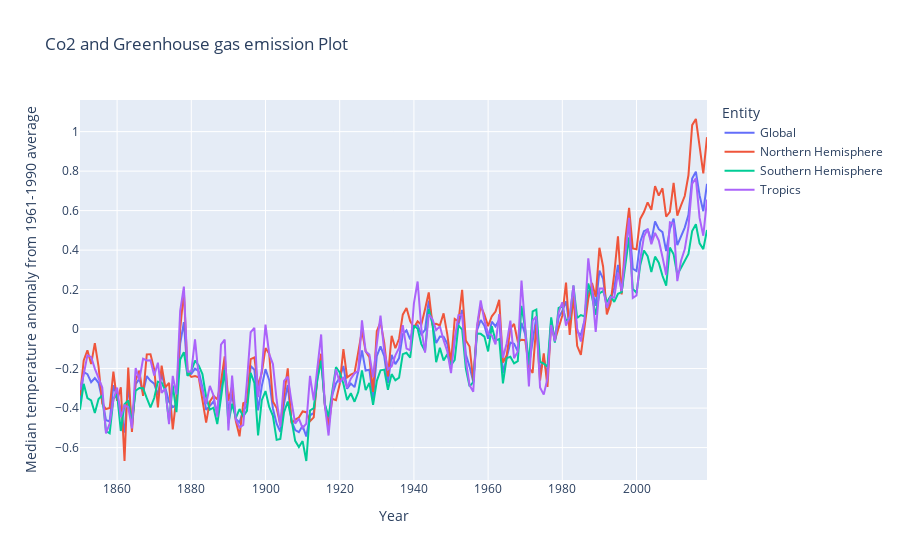

The code cell stored with this chart in its notebook:
### Code cell
co2 = pd.read_csv("temperature-anomaly.csv")
co2 = px.line(co2, x='Year', y="Median temperature anomaly from 1961-1990 average", color='Entity', title="Co2 and Greenhouse gas emission Plot" )
co2.show()

### Figure 1 — Plotly figure (JSON) as saved in the notebook; plotly's stock layout.template omitted (floating-point values rounded to 4 significant figures; data arrays with more than 128 entries replaced by an {"elided": "..."} marker saying what was removed)
{"data": [{"hovertemplate": "Entity=Global<br>Year=%{x}<br>Median temperature anomaly from 1961-1990 average=%{y}<extra></extra>", "legendgroup": "Global", "line": {"color": "#636efa", "dash": "solid"}, "marker": {"symbol": "circle"}, "mode": "lines", "name": "Global", "orientation": "v", "showlegend": true, "type": "scatter", "x": {"elided": "170 int values"}, "xaxis": "x", "y": {"elided": "170 float values"}, "yaxis": "y"}, {"hovertemplate": "Entity=Northern Hemisphere<br>Year=%{x}<br>Median temperature anomaly from 1961-1990 average=%{y}<extra></extra>", "legendgroup": "Northern Hemisphere", "line": {"color": "#EF553B", "dash": "solid"}, "marker": {"symbol": "circle"}, "mode": "lines", "name": "Northern Hemisphere", "orientation": "v", "showlegend": true, "type": "scatter", "x": {"elided": "170 int values"}, "xaxis": "x", "y": {"elided": "170 float values"}, "yaxis": "y"}, {"hovertemplate": "Entity=Southern Hemisphere<br>Year=%{x}<br>Median temperature anomaly from 1961-1990 average=%{y}<extra></extra>", "legendgroup": "Southern Hemisphere", "line": {"color": "#00cc96", "dash": "solid"}, "marker": {"symbol": "circle"}, "mode": "lines", "name": "Southern Hemisphere", "orientation": "v", "showlegend": true, "type": "scatter", "x": {"elided": "170 int values"}, "xaxis": "x", "y": {"elided": "170 float values"}, "yaxis": "y"}, {"hovertemplate": "Entity=Tropics<br>Year=%{x}<br>Median temperature anomaly from 1961-1990 average=%{y}<extra></extra>", "legendgroup": "Tropics", "line": {"color": "#ab63fa", "dash": "solid"}, "marker": {"symbol": "circle"}, "mode": "lines", "name": "Tropics", "orientation": "v", "showlegend": true, "type": "scatter", "x": {"elided": "170 int values"}, "xaxis": "x", "y": {"elided": "170 float values"}, "yaxis": "y"}], "layout": {"legend": {"title": {"text": "Entity"}, "tracegroupgap": 0}, "title": {"text": "Co2 and Greenhouse gas emission Plot"}, "xaxis": {"anchor": "y", "domain": [0, 1], "title": {"text": "Year"}}, "yaxis": {"anchor": "x", "domain": [0, 1], "title": {"text": "Median temperature anomaly from 1961-1990 average"}}}}
